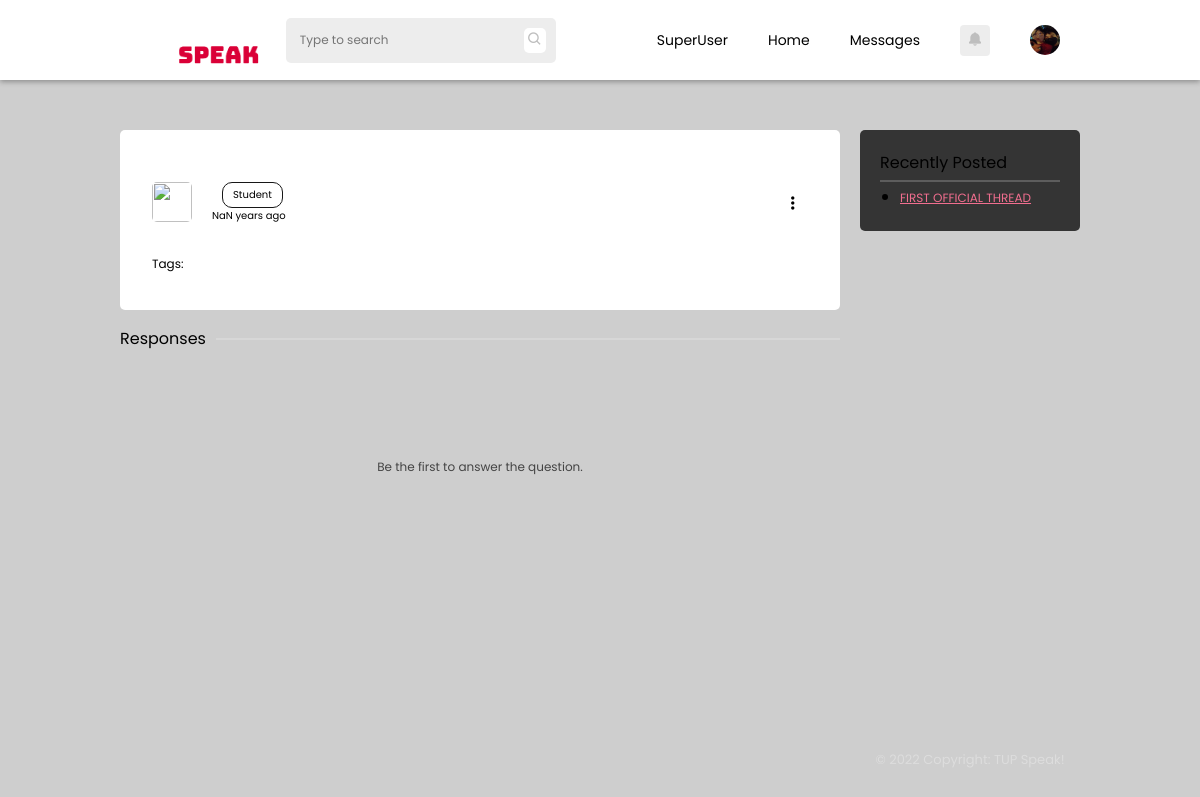
The page /thread.php (signed in) on the database its author committed.
### tables this page shows
CREATE TABLE `users` (
  `id` int(11) NOT NULL,
  `uid` varchar(255) NOT NULL,
  `firstname` varchar(255) NOT NULL,
  `lastname` varchar(255) NOT NULL,
  `email` varchar(255) NOT NULL,
  `password` varchar(255) NOT NULL,
  `avatar` varchar(255) NOT NULL DEFAULT 'assets/images/avatar/default.jpg',
  `cover` varchar(255) NOT NULL DEFAULT 'assets/images/avatar/default-cover.jpg',
  `birthdate` date NOT NULL,
  `privileged` tinyint(1) NOT NULL DEFAULT 0,
  `campus` varchar(100) NOT NULL DEFAULT 'Manila',
  `bio` text NOT NULL,
  `account_type` varchar(255) NOT NULL DEFAULT 'student',
  `restricted` tinyint(1) DEFAULT 0,
  `restricted_reason` varchar(255) DEFAULT NULL
);

CREATE TABLE `threads` (
  `id` int(11) NOT NULL,
  `thread_id` varchar(255) NOT NULL,
  `author` varchar(255) NOT NULL,
  `title` varchar(255) NOT NULL,
  `body` longtext NOT NULL,
  `tags` varchar(255) NOT NULL,
  `status` int(1) NOT NULL DEFAULT 0,
  `thread_status` varchar(255) NOT NULL DEFAULT 'pending',
  `date_posted` date NOT NULL DEFAULT current_timestamp(),
  `time_posted` time NOT NULL DEFAULT current_timestamp()
);

### thread.php (the view, shortened to what this page needs)
 <?php
   include('php-scripts/thread-scripts.php');
?>
<!DOCTYPE html>
<html lang="en">
   <head>
      <link rel="stylesheet" href="styles/default.css">
      <link rel="stylesheet" href="styles/thread.css">
      <link rel="stylesheet" href="styles/navbar.css">
      <link href='https://unpkg.com/boxicons@2.1.2/css/boxicons.min.css' rel='stylesheet'>
   </head>
   <body>
      <?php include('php-scripts/navbar.php'); ?>
      <section class="main">
         <div class="container">
            <div class="container-1">
               <div class="threads">
                  <div class="titles">
                     <div class="author">
                        <div class="author-details">
                           <img class="thread-avatar" src="<?php echo $user_data['avatar']?>" alt="">
                           <div class="details">
                              <div class="user">
                                 <p class="user-type">Student</p>
                              </div>
                              <p class="date-published">
                              </p>
                           </div>
                        </div>
                        <div class="dropdown-container">
                           <?php if(isset($_SESSION['uid'])){?>
                              <button class="dropdown-button"><i class='bx bx-dots-horizontal-rounded bx-rotate-90'></i></button>
                           <?php } ?>
                        </div>
                     </div>
                  </div>
                  <div class="main-threads">
                     <p class="thread-content-text"><?php echo jsonToHtml($data['body']) ?></p>
                     <p class="tags">Tags:
                     </p>
                  </div>
               </div>
               <div class="divider">
                  <p>Responses</p>
                  <div>
                     <hr>
                  </div>
               </div>
               <div id="comments">
               </div>
            </div>
            <div class="container-2">
               <div class="recently-posted">
                  <p>Recently Posted</p>
                  <hr>
                  <ul>
                  <?php
                     $query = mysqli_query($conn, "SELECT * FROM threads WHERE thread_id != '$tid' AND thread_status = 'open' ORDER BY date_posted DESC LIMIT 7");
                     while($data = mysqli_fetch_assoc($query)){
                        echo '<li><a href="thread.php?threadid='.$data['thread_id'].'">'.$data['title'].'</a></li>';
                     }
                  ?>
                  </ul>
               </div>
               <footer>
                  <p>&copy; 2022 Copyright: TUP Speak!</p>
               </footer>
            </div>
         </div>
      </section>
   </body>
</html>

### php-scripts/navbar.php (shortened to what this page needs)
<nav>
    <div>
        <img class="speak-logo" src="assets/images/favicon.png" alt="Logo">
        <div class="search-bar">
            <input class="nav-search" type="text" placeholder="Type to search">
            <span class="search-icon"><i class='bx bx-search'></i></span>
        </div>
    </div>
    <div class="nav-buttons">
    <?php
        include('db.php');
        if(isset($_SESSION['uid'])){
            $query = mysqli_query($conn, "SELECT * FROM users WHERE uid='{$_SESSION['uid']}'");
            $result = mysqli_fetch_array($query);
        ?>
        <ul>
            <?php
            if($result['privileged'] == 1){ ?>
                <li class="nav-links"><a href="superuser.php" target="_blank">SuperUser</a></li>
            <?php } ?>
            <li class="nav-links"><a href="home.php">Home</a></li>
            <li class="nav-links" id="nav-messages">
                <a href="messages.php">Messages</a>
            </li>
            <div class="notification">
                <span>
                    <i class='bx bxs-bell'></i>
                </span>
            </div>
            <div class="dropdown">
                <img class="user-avatar" src="<?php echo $result['avatar'] ?>">
            </div>
        </ul>
    <?php } ?>
    </div>
</nav>

### styles/default.css (style rules this page uses)
* { padding: 0; margin: 0; transition: ease .3s; font-family: 'Poppins', sans-serif; color: black; }
:root { --primary: #da0037; --primary-dark: #ae002b; --secondary: #f16e8f; --student: #ACDF87; --gray: #444444; --gray-dark: #171717; --gray-light: #EDEDED; --gray-lighter: rgb(190, 190, 190); --card-bg: #ffffff; --card-secondary: rgb(172, 172, 172); --dark: #1A1A1B; --dark-secondary: #343434; --input-border: rgba(0,0,0,.3); --link-color: #2E88FE; --light: #fff; --light-color: #000; --dark-color: #fff; }
html,body { scroll-behavior: smooth; overflow-y: hidden; background: #cecece; }
input, textarea { background: transparent; }
input[type=text], textarea { font-size: 12px; padding-left: 4px; }
hr { border: 1px solid rgba(255,255,255,.2); }

### styles/thread.css (style rules this page uses)
.main { margin: 0 2%; margin-top: calc(50px + var(--navbar-height)); width: -webkit-fill-available; width: -moz-available; }
.container { height: 100vh; display: grid; grid-template-columns: 1fr 1fr; gap: 20px; position: fixed; left: 50%; transform: translateX(-50%); max-width: 80vw; width: 100%; }
.container-1 { margin-bottom: 5em; padding-bottom: 5em; display: flex; flex-direction: column; overflow-y: scroll; width: 60vw; }
.container-1 { -ms-overflow-style: none; scrollbar-width: none; }
.threads { padding: 2em; background-color: var(--light); border-radius: 5px; }
.titles { border-radius: 10px; background-color: var(--light); border-bottom-left-radius: 0; border-bottom-right-radius: 0; }
.thread-avatar { width: 40px; height: 40px; border-radius: 5px; }
.tags { font-size: 12px; }
.author { display: flex; align-items: center; justify-content: space-between; }
.dropdown-container { position: relative; }
.dropdown-button { position: relative; background-color: transparent; border: none; font-size: 20px; height: 30px; width: 30px; border-radius: 50%; display: flex; align-items: center; justify-content: center; }
.author-details { display: flex; flex-direction: row; }
.details { margin: 0 20px; }
.user { display: flex; flex-direction: row; align-items: center; }
.user-type { font-size: 10px; padding: 4px 10px; margin: 0 10px; border-radius: 10px; border: 1px solid var(--gray-dark); }
.date-published { font-size: 10px; }
.main-threads p, .main-threads h1, .main-threads h2, .main-threads h3, .main-threads h4, .main-threads h5, .main-threads h6 { padding: 5px 0; }
.thread-content-text { font-size: 17px; }
.divider { margin: 1em 0; display: flex; align-items: center; justify-content: space-between; }
.divider div { flex-grow: 1; }
.divider p { margin-right: 10px; }
.author { margin-bottom: 1em; }
.container-2 { overflow: hidden; display: flex; flex-direction: column; justify-content: space-between; height: 80vh; }
footer { text-align: center; }
footer p { font-size: 13px; color: rgba(255, 255, 255, .3); }
.recently-posted { background-color: var(--dark-secondary); padding: 20px; border-radius: 5px; }
.recently-posted ul { padding-left: 20px; }
.recently-posted li { padding: 2px 0; }
.recently-posted li a { color: var(--secondary); font-size: 12px; }
.recently-posted p { padding-bottom: 5px; }

### rows shown on the page
users: avatar (picture)
threads: title "FIRST OFFICIAL THREAD"
